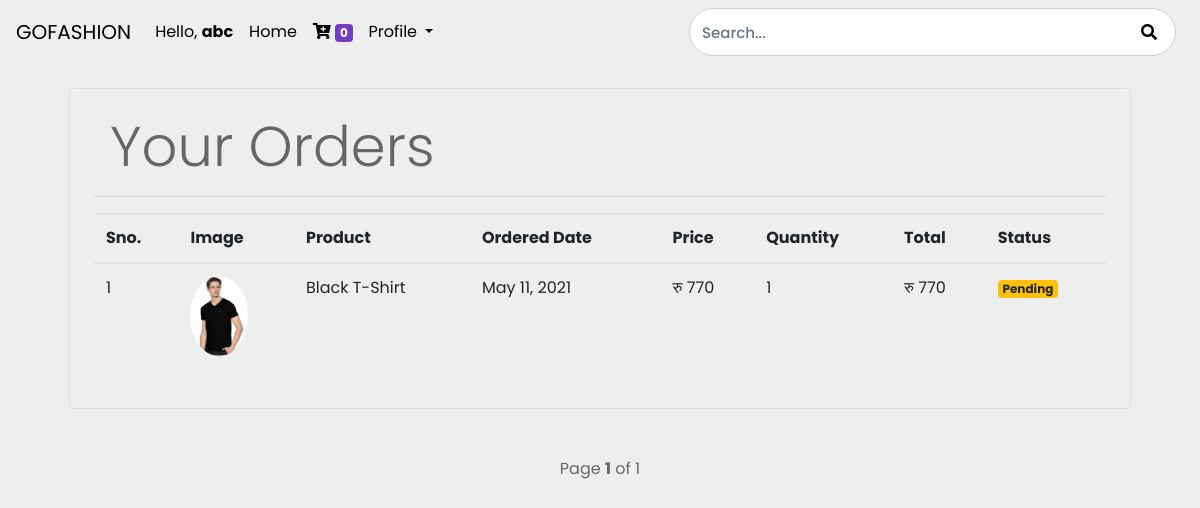
/orders (signed in), run on the app's committed database.
### store/models/orders.py (models this page shows, shortened)
class Order(models.Model):
    product = models.ForeignKey(Product, on_delete=models.CASCADE)
    customer = models.ForeignKey(Customer, on_delete=models.CASCADE)
    quantity = models.IntegerField(default=1)
    price = models.IntegerField()
    address = models.CharField(max_length=50)
    phone = models.CharField(max_length=50)
    date = models.DateField(default=datetime.datetime.today)
    order_completed = models.BooleanField(default=False)
    @staticmethod
    def get_orders_by_customer(customer_id):
        return Order.objects.filter(customer=customer_id).order_by('-date')

### store/models/product.py (models this page shows, shortened)
class Product(models.Model):
    name = models.CharField(max_length=50)
    price = models.IntegerField(default=0)
    category = models.ForeignKey(Category, on_delete=models.CASCADE, default=1)
    description = models.TextField(max_length=10000, default='')
    image = models.ImageField(upload_to='uploads/products/')

### store/middlewares/auth.py (the view)
    def middleware(request, *args, **kwargs):
        return_url = request.META['PATH_INFO']
        if not request.session.get('customer'):
            return redirect(f'/login?return_url={return_url}')
        response = get_response(request, *args, **kwargs)
        return response

### store/templatetags/custom_filter_for_currency.py (called while the page is built)
@register.filter(name='currency')
def currency(number):
    return 'रु ' + str(number)

@register.filter(name='multiply')
def multiply(number, number1):
    return number * number1

### store/views/orders.py (called while the page is built)
    def get(self, request):
        customer = request.session.get('customer')
        orders = Order.get_orders_by_customer(customer)
        paginator = Paginator(orders, 5)
        page = request.GET.get('page')
        try:
            orders = paginator.page(page)
        except PageNotAnInteger:
            orders = paginator.page(1)
        except EmptyPage:
            orders = paginator.page(paginator.num_pages)
        data = {
            'orders': orders,
            'page': page
        }
        return render(request, 'orders.html', data)

### store/templates/orders.html (shortened to what this page needs)
{% extends 'base.html' %}
{% load static %}
{% block content %}
{% load cart %}
{% load custom_filter_for_currency %}
<html>
    <head>
        <link rel="stylesheet" href="https://stackpath.bootstrapcdn.com/bootstrap/4.3.1/css/bootstrap.min.css"
>
        <link rel="stylesheet" type="text/css" href="{% static '/css/style.css/' %}">
    </head>
    <body>
        <div class="container">
            <div class="border rounded p-4 m-4">
                <p class="display-4 pl-2 ml-2">Your Orders</p>
                <hr>
                <table class="table">
                    <thead>
                        <tr>
                            <th>Sno.</th>
                            <th>Image</th>
                            <th>Product</th>
                            <th>Ordered Date</th>
                            <th>Price</th>
                            <th>Quantity</th>
                            <th>Total</th>
                            <th>Status</th>
                        </tr>
                    </thead>
                    <tbody>
                        {% for order in orders %}
                        <tr>
                            <td>{{ forloop.counter }}</td>
                            <td><img style="height:80px" class="rounded-circle" src="{{ order.product.image.url }}" alt=""></td>
                            <td>{{ order.product.name }}</td>
                            <td>{{ order.date }}</td>
                            <td>{{ order.price|currency }}</td>
                            <td>{{ order.quantity }}</td>
                            <td>{{ order.quantity|multiply:order.price|currency }}</td>
                            {% if order.order_completed %}
                            <td><small class="badge badge-success">Completed</small></td>
                            {% else %}
                            <td><small class="badge badge-warning">Pending</small></td>
                            {% endif %}
                        </tr>
                        {% endfor %}
                    </tbody>
                </table>
            </div>
        </div>
        <br>
        {% include 'pagination2.html' with page=orders %}
    </body>
</html>
{% endblock %}

### store/templates/base.html (shortened to what this page needs)
<!doctype html>
<html lang="en">
  <head>
    <link rel="stylesheet" href="https://maxcdn.bootstrapcdn.com/bootstrap/4.0.0/css/bootstrap.min.css">
    <link rel="stylesheet" href="https://cdnjs.cloudflare.com/ajax/libs/font-awesome/5.15.3/css/all.min.css" />
  </head>
  <body>
    <nav class="navbar navbar-expand-lg">
      <a class="navbar-brand" href="http://127.0.0.1:8000/" style="color: black;">GOFASHION</a>
      <div class="collapse navbar-collapse" id="navbarSupportedContent">
        <ul class="navbar-nav mr-auto">
          {% if request.session.customer %}
          <li class="nav-item">
            <a class="nav-link" style="color: black;">Hello, <b>{{ request.session.first_name }}</b><span class="sr-only">(current)</span></a>
          </li>
          {% endif %}
          <li class="nav-item">
            <a class="nav-link" href="http://127.0.0.1:8000/" style="color: black;">Home <span class="sr-only">(current)</span></a>
          </li>
          <li class="nav-item">
            <a class="nav-link" href="/cart" style="color: black;">
              <i class="fas fa-cart-plus"></i>
              <span class="badge" style="background-color: #723dbe; color: white;">{{ request.session.cart.keys|length }}</span>
            </a>
          </li>
          {% if request.session.customer %}
          <li class="nav-item dropdown">
            <a class="nav-link dropdown-toggle" href="#" id="navbarDropdown" role="button" data-toggle="dropdown" aria-haspopup="true" aria-expanded="false" style="color: black;">
              Profile
            </a>
          </li>
          {% endif %}
        </ul>
        <form method="get" action="/search" class="form-inline my-2 my-lg-0" style="width: 495px;">
          <input class="form-control mr-sm-2 rounded-pill" type="search" placeholder="Search..." aria-label="Search" name="search" id="search" style="width:512px; height: 48px;">
          <button class="search-button" style="transform: translateX(-50px); border: none; background-color: transparent; margin-top: -47px; margin-left: 496px;">
            <i class="fas fa-search search-icon"></i>
          </button>
        </form>
      </div>
    </nav>
    {% block content %}
    {% endblock %}
  </body>
</html>

### static/css/style.css (style rules this page uses)
body { font-family: 'Poppins', sans-serif; font-size: 16px; background: #eee; color:#666; }
.form-control { font-size: 15px; min-height: 48px; font-weight: 500; }

### data on the page
Order: session.first_name "abc", product.image (picture), product.name "Black T-Shirt", date "May 11, 2021", price "रु 770", quantity "1", quantity|multiply "रु 770", order_completed "Pending"

### other printed values
{{ request.session.cart.keys|length }} "0"
{{ page.number }} "1"
{{ page.paginator.num_pages }} "1"
